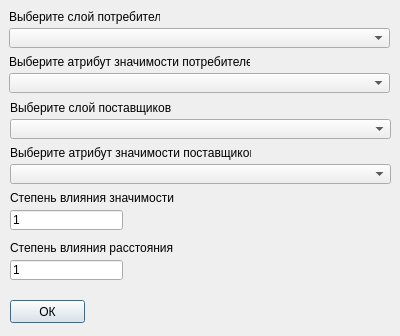
<?xml version="1.0" encoding="UTF-8"?>
<ui version="4.0">
 <class>Dialog</class>
 <widget class="QDialog" name="Dialog">
  <property name="geometry">
   <rect>
    <x>0</x>
    <y>0</y>
    <width>400</width>
    <height>336</height>
   </rect>
  </property>
  <property name="windowTitle">
   <string>Гравитационная модель</string>
  </property>
  <widget class="QLabel" name="label_significance_attr">
   <property name="geometry">
    <rect>
     <x>9</x>
     <y>54</y>
     <width>241</width>
     <height>16</height>
    </rect>
   </property>
   <property name="text">
    <string>&lt;html&gt;&lt;head/&gt;&lt;body&gt;&lt;p&gt;Выберите атрибут значимости потребителей&lt;/p&gt;&lt;/body&gt;&lt;/html&gt;</string>
   </property>
  </widget>
  <widget class="QLineEdit" name="textEdit_significance_power">
   <property name="enabled">
    <bool>true</bool>
   </property>
   <property name="geometry">
    <rect>
     <x>10</x>
     <y>210</y>
     <width>113</width>
     <height>20</height>
    </rect>
   </property>
   <property name="text">
    <string>1</string>
   </property>
  </widget>
  <widget class="QComboBox" name="comboBox_significance_attr">
   <property name="enabled">
    <bool>true</bool>
   </property>
   <property name="geometry">
    <rect>
     <x>9</x>
     <y>73</y>
     <width>381</width>
     <height>20</height>
    </rect>
   </property>
   <property name="contextMenuPolicy">
    <enum>Qt::NoContextMenu</enum>
   </property>
  </widget>
  <widget class="QLabel" name="label_significance_power">
   <property name="geometry">
    <rect>
     <x>10</x>
     <y>190</y>
     <width>181</width>
     <height>16</height>
    </rect>
   </property>
   <property name="text">
    <string>Степень влияния значимости</string>
   </property>
  </widget>
  <widget class="QLabel" name="label_distance_power">
   <property name="geometry">
    <rect>
     <x>10</x>
     <y>240</y>
     <width>274</width>
     <height>16</height>
    </rect>
   </property>
   <property name="text">
    <string>Степень влияния расстояния</string>
   </property>
  </widget>
  <widget class="QComboBox" name="comboBox_feature_layer">
   <property name="geometry">
    <rect>
     <x>9</x>
     <y>28</y>
     <width>381</width>
     <height>20</height>
    </rect>
   </property>
  </widget>
  <widget class="QPushButton" name="ok_button">
   <property name="geometry">
    <rect>
     <x>10</x>
     <y>300</y>
     <width>75</width>
     <height>23</height>
    </rect>
   </property>
   <property name="text">
    <string>ОК</string>
   </property>
  </widget>
  <widget class="QLabel" name="label_features_layer">
   <property name="geometry">
    <rect>
     <x>9</x>
     <y>9</y>
     <width>151</width>
     <height>16</height>
    </rect>
   </property>
   <property name="text">
    <string>Выберите слой потребителей</string>
   </property>
  </widget>
  <widget class="QLineEdit" name="textEdit_distance_power">
   <property name="enabled">
    <bool>true</bool>
   </property>
   <property name="geometry">
    <rect>
     <x>10</x>
     <y>260</y>
     <width>113</width>
     <height>20</height>
    </rect>
   </property>
   <property name="text">
    <string>1</string>
   </property>
  </widget>
  <widget class="QComboBox" name="comboBox_significance_attr_2">
   <property name="enabled">
    <bool>true</bool>
   </property>
   <property name="geometry">
    <rect>
     <x>10</x>
     <y>164</y>
     <width>381</width>
     <height>20</height>
    </rect>
   </property>
   <property name="contextMenuPolicy">
    <enum>Qt::NoContextMenu</enum>
   </property>
  </widget>
  <widget class="QLabel" name="label_significance_attr_2">
   <property name="geometry">
    <rect>
     <x>10</x>
     <y>145</y>
     <width>241</width>
     <height>16</height>
    </rect>
   </property>
   <property name="text">
    <string>&lt;html&gt;&lt;head/&gt;&lt;body&gt;&lt;p&gt;Выберите атрибут значимости  поставщиков&lt;/p&gt;&lt;/body&gt;&lt;/html&gt;</string>
   </property>
  </widget>
  <widget class="QComboBox" name="comboBox_feature_layer_2">
   <property name="geometry">
    <rect>
     <x>10</x>
     <y>119</y>
     <width>381</width>
     <height>20</height>
    </rect>
   </property>
  </widget>
  <widget class="QLabel" name="label_features_layer_2">
   <property name="geometry">
    <rect>
     <x>10</x>
     <y>100</y>
     <width>161</width>
     <height>16</height>
    </rect>
   </property>
   <property name="text">
    <string>Выберите слой поставщиков</string>
   </property>
  </widget>
 </widget>
 <resources/>
 <connections/>
</ui>
